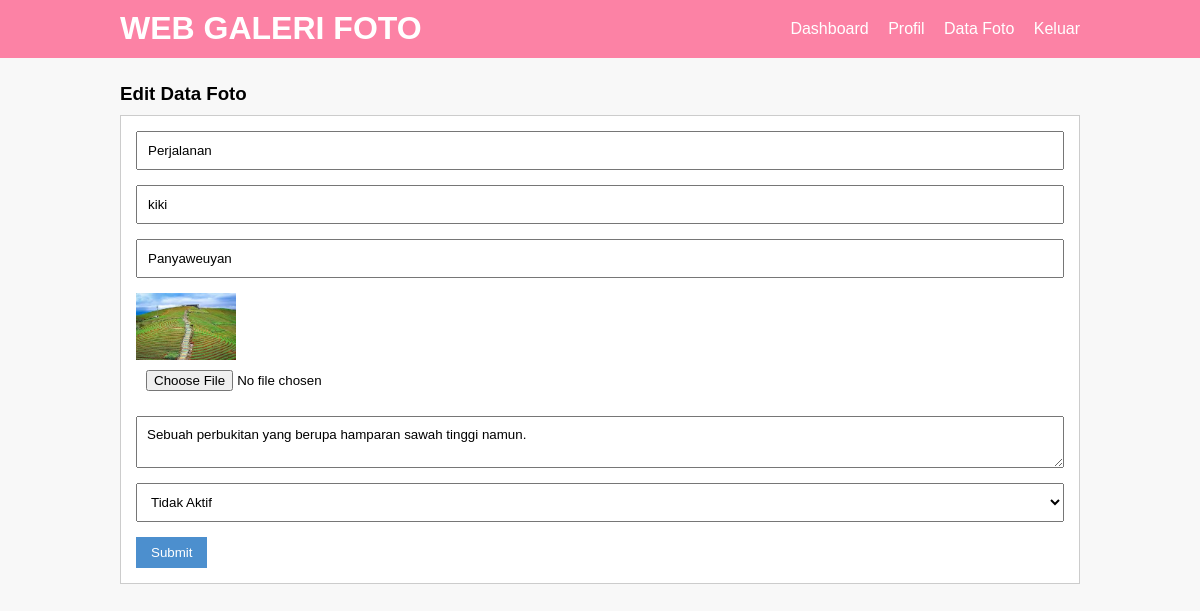
Screenshot of /edit-image.php?id=38 (signed in) with the database file from the repository.
### tables this page shows
CREATE TABLE `tb_image` (
  `image_id` int(11) NOT NULL,
  `category_id` int(11) NOT NULL,
  `category_name` varchar(100) NOT NULL,
  `admin_id` int(11) NOT NULL,
  `admin_name` varchar(100) NOT NULL,
  `image_name` varchar(100) NOT NULL,
  `image_description` text NOT NULL,
  `image` varchar(100) NOT NULL,
  `image_status` tinyint(1) NOT NULL,
  `date_created` timestamp NOT NULL DEFAULT current_timestamp() ON UPDATE current_timestamp()
);

### edit-image.php (the view, shortened to what this page needs)
<?php
	include 'db.php';
	$produk = mysqli_query($conn, "SELECT * FROM  tb_image WHERE image_id = '".$_GET['id']."'");
	$p = mysqli_fetch_object($produk);
?>
<!DOCTYPE html PUBLIC "-//W3C//DTD XHTML 1.0 Transitional//EN" "http://www.w3.org/TR/xhtml1/DTD/xhtml1-transitional.dtd">
<html xmlns="http://www.w3.org/1999/xhtml">
<head>
<link rel="stylesheet" type="text/css" href="css/style.css">
</head>
<body>
     <header>
        <div class="container">
        <h1><a href="dashboard.php">WEB GALERI FOTO</a></h1>
        <ul>
           <li><a href="dashboard.php">Dashboard</a></li>
           <li><a href="profil.php">Profil</a></li>
           <li><a href="data-image.php">Data Foto</a></li>
           <li><a href="Keluar.php">Keluar</a></li>
        </ul>
        </div>
    </header>
    <div class="section">
        <div class="container">
            <h3>Edit Data Foto</h3>
            <div class="box">
    <form action="" method="POST" enctype="multipart/form-data">
            <input type="text" name="kategori" class="input-control" placeholder="Kategori Foto" value="<?php echo $p->category_name ?>" readonly="readonly">
            <input type="text" name="namauser" class="input-control" placeholder="Nama User" value="<?php echo $p->admin_name ?>" readonly="readonly">
            <input type="text" name="nama" class="input-control" placeholder="Nama Foto" value="<?php echo $p->image_name ?>" required>
                   <img src="foto/<?php echo $p->image ?>" width="100px" />
                   <input type="file" name="gambar" class="input-control">
                   <textarea class="input-control" name="deskripsi" placeholder="Deskripsi"><?php echo $p->image_description ?></textarea><br />
                   <select class="input-control" name="status">
                       <option value="0"<?php echo ($p->image_status == 0)? 'selected':''; ?>>Tidak Aktif</option>
                   </select>
                   <input type="submit" name="submit" value="Submit" class="btn">
               </form>
        </div>
        </div>
    </div>
</body>
</html>

### css/style.css (style rules this page uses)
* { padding:0; margin:0; font-family:'Quicksand', sans-serif; }
body { background-color:#f8f8f8; }
a { color: inherit; text-decoration:none; }
.input-control { width:100%; padding:10px; margin-bottom:15px; box-sizing:border-box; }
.btn { padding:8px 15px; background-color: #4c8fce; color: #fff; border:none; cursor: pointer; }
header { background-color: #fc82a5; color: #fff; }
header h1 { float:left; padding:10px 0; }
header ul { float:right; }
header ul li { display:inline-block; }
header ul li a { padding:20px 0 20px 15px; display: inline-block; }
.container { width: 80%; margin: 0 auto; }
.container:after { content:''; display: block; clear:both; }
.section { padding:25px 0; }
.box { background-color: #fff; border:1px solid #ccc; padding:15px; box-sizing: border-box; margin:10px 0 25px 0; }
.box:after { content: ''; display: block; clear: both; }

### rows the page displays
tb_image: kategori "Perjalanan", namauser "kiki", nama "Panyaweuyan", image (picture), deskripsi "Sebuah perbukitan yang berupa hamparan sawah tinggi namun.", status "Tidak Aktif"
